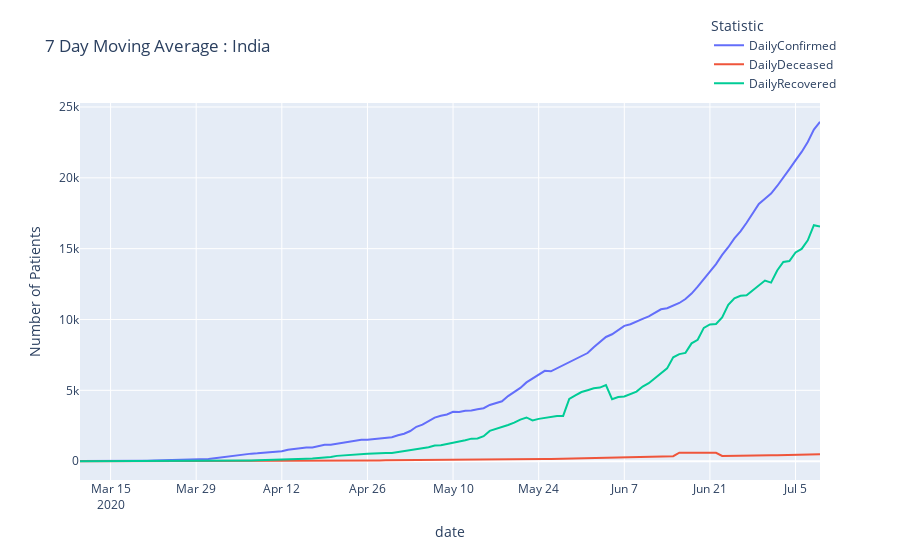

This figure's notebook cell:
### Code cell
fig = india_data[['DailyConfirmed', 'DailyDeceased',
                  'DailyRecovered']].rolling(window=7).mean().iloc[40:].plot(title=' 7 Day Moving Average : India')
fig.update_layout(yaxis=dict(title='Number of Patients'),
                  legend_title_text='Statistic', legend=dict(x=.85, y=1.24))
